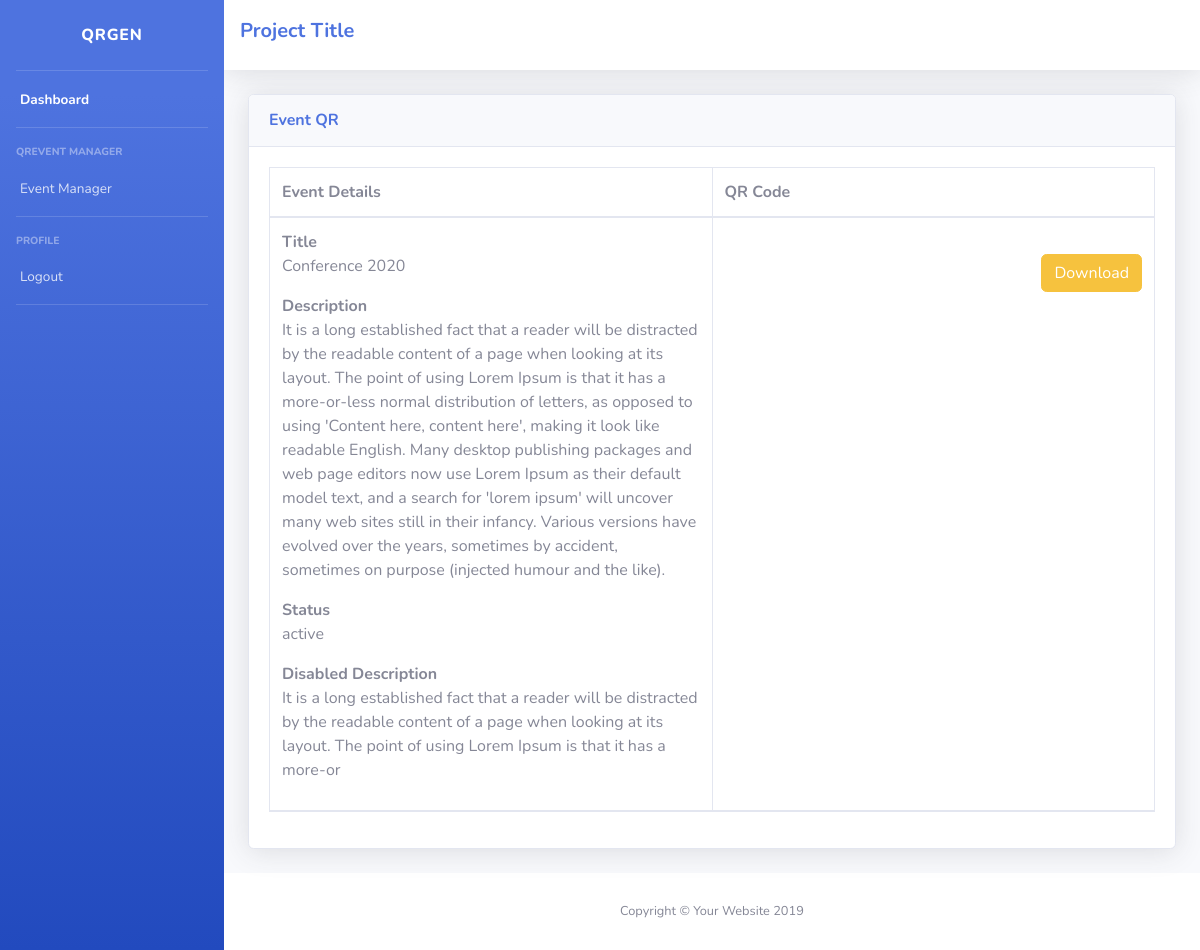
Screenshot of /dashboard/qreventmanager_dwn/22/ (signed in) with the database file from the repository.
### dashboard/models.py (models this page shows)
class QREvent(models.Model):
    title = models.CharField(max_length=10801)
    description = models.TextField()
    status = models.CharField(max_length=256)
    disabledesc = models.CharField(max_length=256)
    feeamount = models.CharField(max_length=50)
    enablepayment = models.CharField(max_length=50)

### dashboard/views.py (the view)
# urls.py: path('qreventmanager_dwn/<int:id>/',views.qreventmanager_dwn,name="qreventmanager_dwn"),
def qreventmanager_dwn(request, id):
    qr = QRevent.objects.get(pk=id)
    s = 'http://krishnabharambe.pythonanywhere.com/dashboard/client/' + str(qr.id)
    url = pyqrcode.create(s)
    BASE_DIR = os.path.dirname(os.path.dirname(os.path.abspath(__file__)))
    url.svg(os.path.join(BASE_DIR, 'static') +
            "/qrcode/"+str(qr.id)+".svg", scale=8)
    return render(request, 'dashboard/qreventmanager_dwn.html', {'QR': qr})

### dashboard/templates/dashboard/qreventmanager_dwn.html
{% extends 'base.html' %}
{% block content %}
<div class="container-fluid">
    <div class="card shadow mb-4 mt-4">
        <div class="card-header py-3">
            <h6 class="m-0 font-weight-bold text-primary">Event QR</h6>
        </div>
        <div class="card-body">
            <div class="table-responsive">
                <table class="table table-bordered" id="dataTable" width="100%" cellspacing="0">
                    <thead>
                        <tr>
                            <th>Event Details</th>
                            <th class="w-50">QR Code</th>
                        </tr>
                        <tr>
                            <td>
                                <b>Title</b>
                                <p>{{QR.title}}</p>
                                <b>Description</b>
                                <p>{{QR.description}}</p>
                                <b>Status</b>
                                <p>{{QR.status}}</p>
                                <b>Disabled Description</b>
                                <p>{{QR.disabledesc}}</p>
                            </td>
                              <td>{% load static %}<img  src="{% static "qrcode/" %}{{QR.id}}.svg" class="img-fluid" alt=""><br>
                                <a target="_blank" class="float-right btn btn-warning" href="{% static "qrcode/" %}{{QR.id}}.svg">Download</a>
                            </td>
                        </tr>
                    </thead>
                </table>
            </div>
        </div>
    </div>
</div>
{% endblock %}

### rows the page displays
QREvent: title "Conference 2020", description "It is a long established fact that a reader will be distracted by the readable content of a page when looking at its layout. The point of using Lorem Ipsum is that it has a more-or-less normal distribution of letters, as opposed to using 'Content here, content here', making it look like readable English. Many desktop publishing packages and web page editors now use Lorem Ipsum as their default model text, and a search for 'lorem ipsum' will uncover many web sites still in their infancy. Various versions have evolved over the years, sometimes by accident, sometimes on purpose (injected humour and the like).", status "active", disabledesc "It is a long established fact that a reader will be distracted by the readable content of a page when looking at its layout. The point of using Lorem Ipsum is that it has a more-or"
